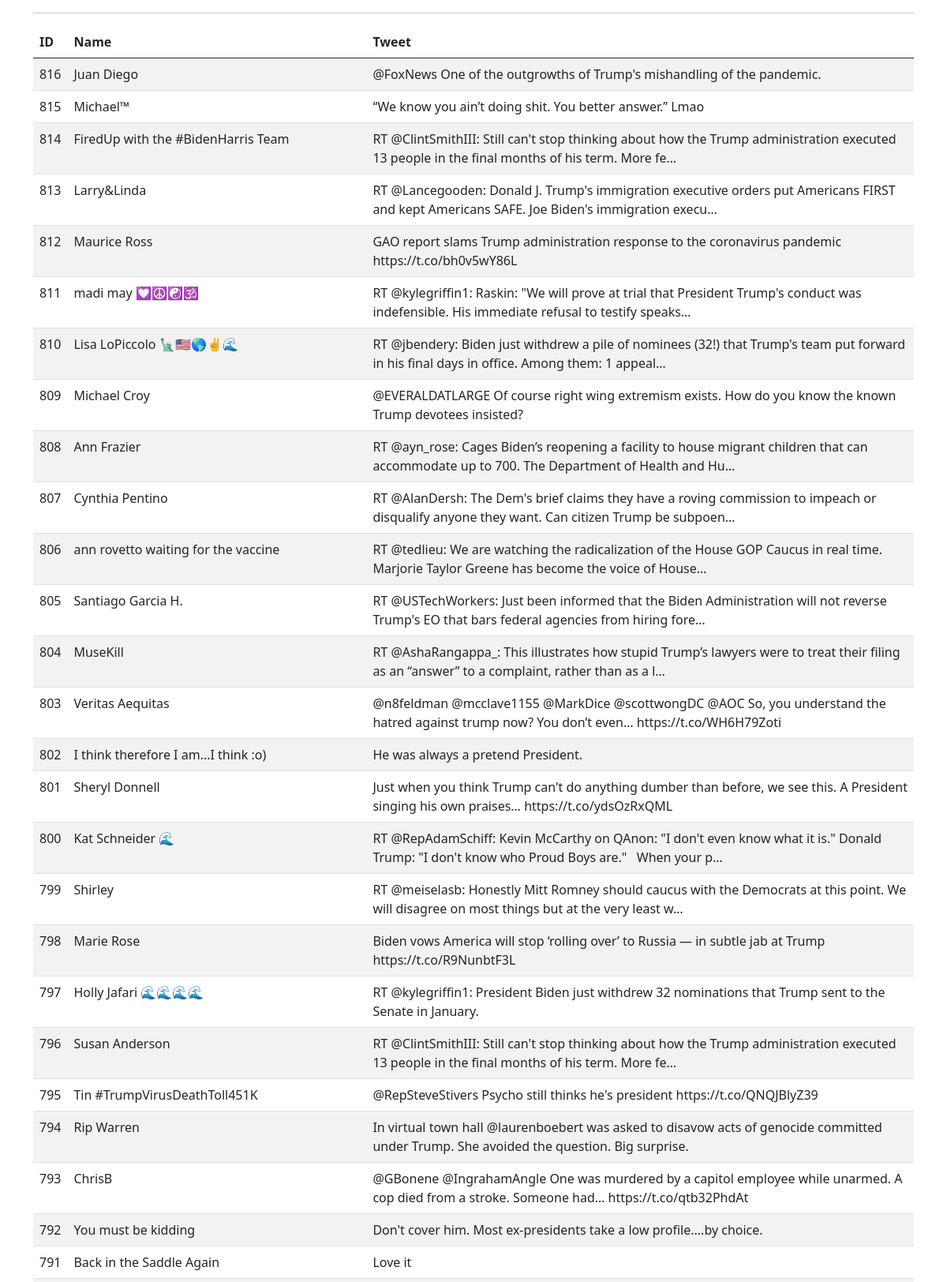
Page /list (upper part) on the committed database.
### tables this page shows
CREATE TABLE tweets (id INTEGER PRIMARY KEY, name TEXT, text TEXT);

### app.py (the view)
@app.route('/list')
def list():
    con = sql.connect("database.db")
    con.row_factory = sql.Row
    cur = con.cursor()
    cur.execute("select * from tweets order by id DESC")
    rows = cur.fetchall();
    return render_template("list.html", rows=rows)

### templates/list.html (shortened to what this page needs)
<!doctype html>
<html lang="en">
  <head>
    <link href="https://cdn.jsdelivr.net/npm/bootstrap@5.0.0-beta1/dist/css/bootstrap.min.css" rel="stylesheet">
  </head>
  <body>
      <div class="container">
    <hr />
    <table class="table table-striped">
	    <thead>
		    <th scope="col">ID</th>
		    <th scope="col">Name</th>
		    <th scope="col">Tweet</th>
	    </thead>
	    <tbody>
		    {% for row in rows %}
		    <tr scope"row">
               		<td>{{row["id"]}}</td>
               		<td>{{row["name"]}}</td>
               		<td>{{row["text"]}}</td>
		    </tr>
		    {% endfor %}
	    </tbody>
    </table>
      </div>
  </body>
</html>

### rows in the picture
tweets: id "816", name "Juan Diego", text "@FoxNews One of the outgrowths of Trump's mishandling of the pandemic."
tweets: id "815", name "Michael™", text "“We know you ain’t doing shit. You better answer.” Lmao"
tweets: id "814", name "FiredUp with the #BidenHarris Team", text "RT @ClintSmithIII: Still can't stop thinking about how the Trump administration executed 13 people in the final months of his term. More fe…"
tweets: id "813", name "Larry&Linda", text "RT @Lancegooden: Donald J. Trump's immigration executive orders put Americans FIRST and kept Americans SAFE. Joe Biden's immigration execu…"
tweets: id "812", name "Maurice Ross", text "GAO report slams Trump administration response to the coronavirus pandemic https://t.co/bh0v5wY86L"
tweets: id "811", name "madi may 💟☮️☯️🕉", text "RT @kylegriffin1: Raskin: \"We will prove at trial that President Trump's conduct was indefensible. His immediate refusal to testify speaks…"
tweets: id "810", name "Lisa LoPiccolo 🗽🇺🇸🌎✌🌊", text "RT @jbendery: Biden just withdrew a pile of nominees (32!) that Trump's team put forward in his final days in office. Among them: 1 appeal…"
tweets: id "809", name "Michael Croy", text "@EVERALDATLARGE Of course right wing extremism exists. How do you know the known Trump devotees insisted?"
tweets: id "808", name "Ann Frazier", text "RT @ayn_rose: Cages Biden’s reopening a facility to house migrant children that can accommodate up to 700. The Department of Health and Hu…"
tweets: id "807", name "Cynthia Pentino", text "RT @AlanDersh: The Dem's brief claims they have a roving commission to impeach or disqualify anyone they want. Can citizen Trump be subpoen…"
tweets: id "806", name "ann rovetto waiting for the vaccine", text "RT @tedlieu: We are watching the radicalization of the House GOP Caucus in real time. Marjorie Taylor Greene has become the voice of House…"
tweets: id "805", name "Santiago Garcia H.", text "RT @USTechWorkers: Just been informed that the Biden Administration will not reverse Trump's EO that bars federal agencies from hiring fore…"
tweets: id "804", name "MuseKill", text "RT @AshaRangappa_: This illustrates how stupid Trump’s lawyers were to treat their filing as an “answer” to a complaint, rather than as a l…"
tweets: id "803", name "Veritas Aequitas", text "@n8feldman @mcclave1155 @MarkDice @scottwongDC @AOC So, you understand the hatred against trump now? You don’t even… https://t.co/WH6H79Zoti"
tweets: id "802", name "I think therefore I am...I think :o)", text "He was always a pretend President."
tweets: id "801", name "Sheryl Donnell", text "Just when you think Trump can't do anything dumber than before, we see this. A President singing his own praises… https://t.co/ydsOzRxQML"
tweets: id "800", name "Kat Schneider 🌊", text "RT @RepAdamSchiff: Kevin McCarthy on QAnon: \"I don't even know what it is.\" Donald Trump: \"I don't know who Proud Boys are.\" When your p…"
tweets: id "799", name "Shirley", text "RT @meiselasb: Honestly Mitt Romney should caucus with the Democrats at this point. We will disagree on most things but at the very least w…"
tweets: id "798", name "Marie Rose", text "Biden vows America will stop ‘rolling over’ to Russia — in subtle jab at Trump https://t.co/R9NunbtF3L"
tweets: id "797", name "Holly Jafari 🌊🌊🌊🌊", text "RT @kylegriffin1: President Biden just withdrew 32 nominations that Trump sent to the Senate in January."
tweets: id "796", name "Susan Anderson", text "RT @ClintSmithIII: Still can't stop thinking about how the Trump administration executed 13 people in the final months of his term. More fe…"
tweets: id "795", name "Tin #TrumpVirusDeathToll451K", text "@RepSteveStivers Psycho still thinks he's president https://t.co/QNQJBlyZ39"
tweets: id "794", name "Rip Warren", text "In virtual town hall @laurenboebert was asked to disavow acts of genocide committed under Trump. She avoided the question. Big surprise."
tweets: id "793", name "ChrisB", text "@GBonene @IngrahamAngle One was murdered by a capitol employee while unarmed. A cop died from a stroke. Someone had… https://t.co/qtb32PhdAt"
tweets: id "792", name "You must be kidding", text "Don't cover him. Most ex-presidents take a low profile....by choice."
tweets: id "791", name "Back in the Saddle Again", text "Love it"
